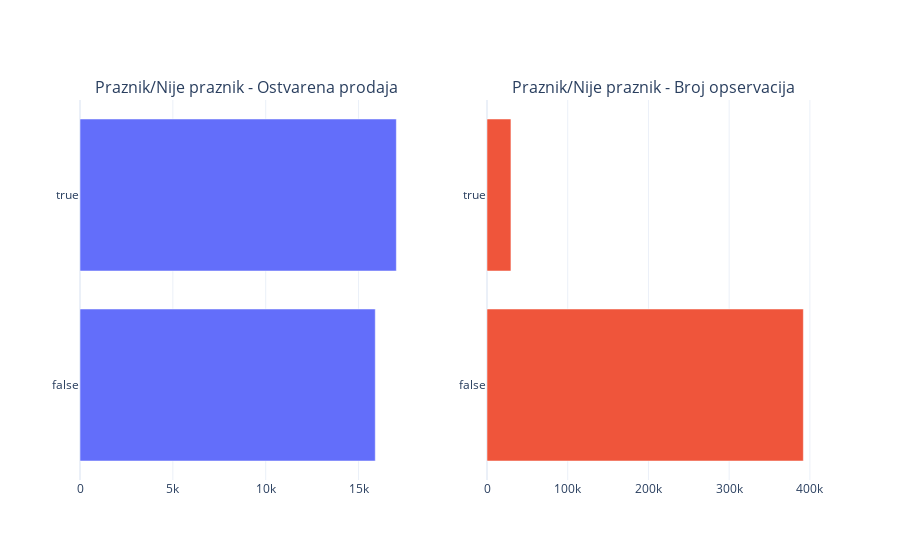

Write notebook code for a chart like this one.
### Markdown cell above
### Uporedni prikaz broja opservacija i prosecne ostvarene prodaje sa aspekta da je bio praznik ili ne.

### Code cell
holiday_sales = data_v.groupby('IsHoliday')['Weekly_Sales'].mean()
holiday_counts = data_v.IsHoliday.value_counts()

fig = make_subplots(rows=1, cols=2, subplot_titles=("Praznik/Nije praznik - Ostvarena prodaja", "Praznik/Nije praznik - Broj opservacija"))

fig.add_trace(go.Bar(x=holiday_sales.values, y=holiday_sales.index, orientation='h',),1, 1)

fig.add_trace(go.Bar(x=holiday_counts.values, y=holiday_counts.index, orientation='h',),1, 2)

fig.update_layout(coloraxis=dict(colorscale='Bluered_r'), template='plotly_white', showlegend=False)
fig.show()

### Figure 1 — Plotly figure (JSON) as saved in the notebook; plotly's stock layout.template omitted (floating-point values rounded to 4 significant figures)
{"data": [{"orientation": "h", "type": "bar", "x": [15900.0, 17040.0], "xaxis": "x", "y": [false, true], "yaxis": "y"}, {"orientation": "h", "type": "bar", "x": [391909, 29661], "xaxis": "x2", "y": [false, true], "yaxis": "y2"}], "layout": {"annotations": [{"font": {"size": 16}, "showarrow": false, "text": "Praznik/Nije praznik - Ostvarena prodaja", "x": 0.225, "xanchor": "center", "xref": "paper", "y": 1, "yanchor": "bottom", "yref": "paper"}, {"font": {"size": 16}, "showarrow": false, "text": "Praznik/Nije praznik - Broj opservacija", "x": 0.775, "xanchor": "center", "xref": "paper", "y": 1, "yanchor": "bottom", "yref": "paper"}], "coloraxis": {"colorscale": [[0, "rgb(255,0,0)"], [1, "rgb(0,0,255)"]]}, "showlegend": false, "xaxis": {"anchor": "y", "domain": [0, 0.45]}, "xaxis2": {"anchor": "y2", "domain": [0.55, 1]}, "yaxis": {"anchor": "x", "domain": [0, 1]}, "yaxis2": {"anchor": "x2", "domain": [0, 1]}}}
